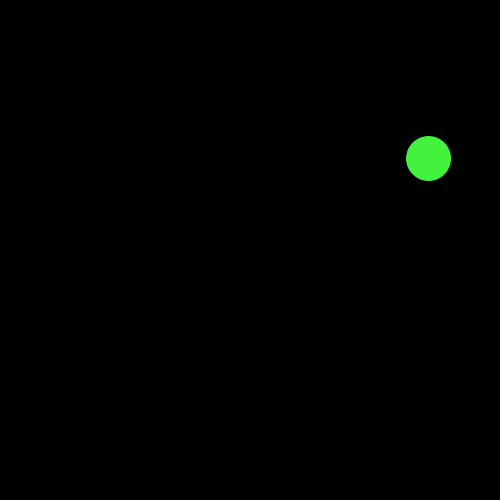
Frame 1 (no input)
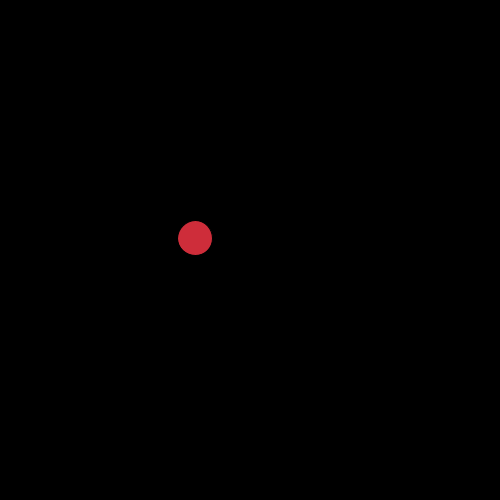
Frame 60 (the mouse pressed at the canvas centre just before this capture)
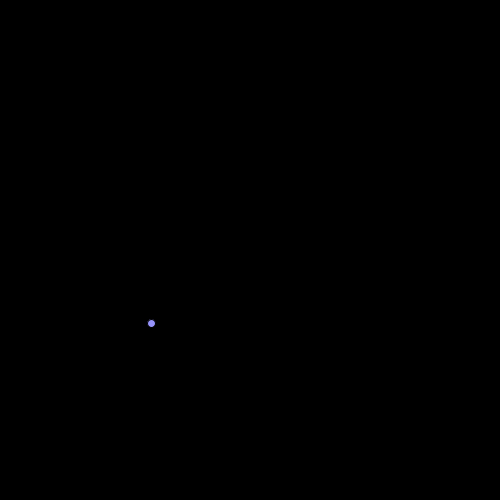
Frame 120 (the mouse held since frame 60 and released just before this capture)

The Processing sketch that drew these frames (run headless with seeded random() and noise(); from frame 60 on, the mouse is pressed at the canvas centre):

// Processing sketch: processing_166635
// ── processing_166635.pde

float posX,posY;
float tam;
float R,G,B;
void setup() {
  size(500,500);
  frameRate(random(0,10));
  //frameRate(10);
  //smooth();
}


void draw() {
  background(0);
  R = random(0,255);
  G = random(0,255);
  B = random(0,255);
  fill(R,G,B);
  posX = random(width);
  posY = random(height);
  tam = random(0,100);
  for ( int i = 0; i < 300; i++ ) {
   ellipse(posX,posY,tam,tam);
  } 
}
